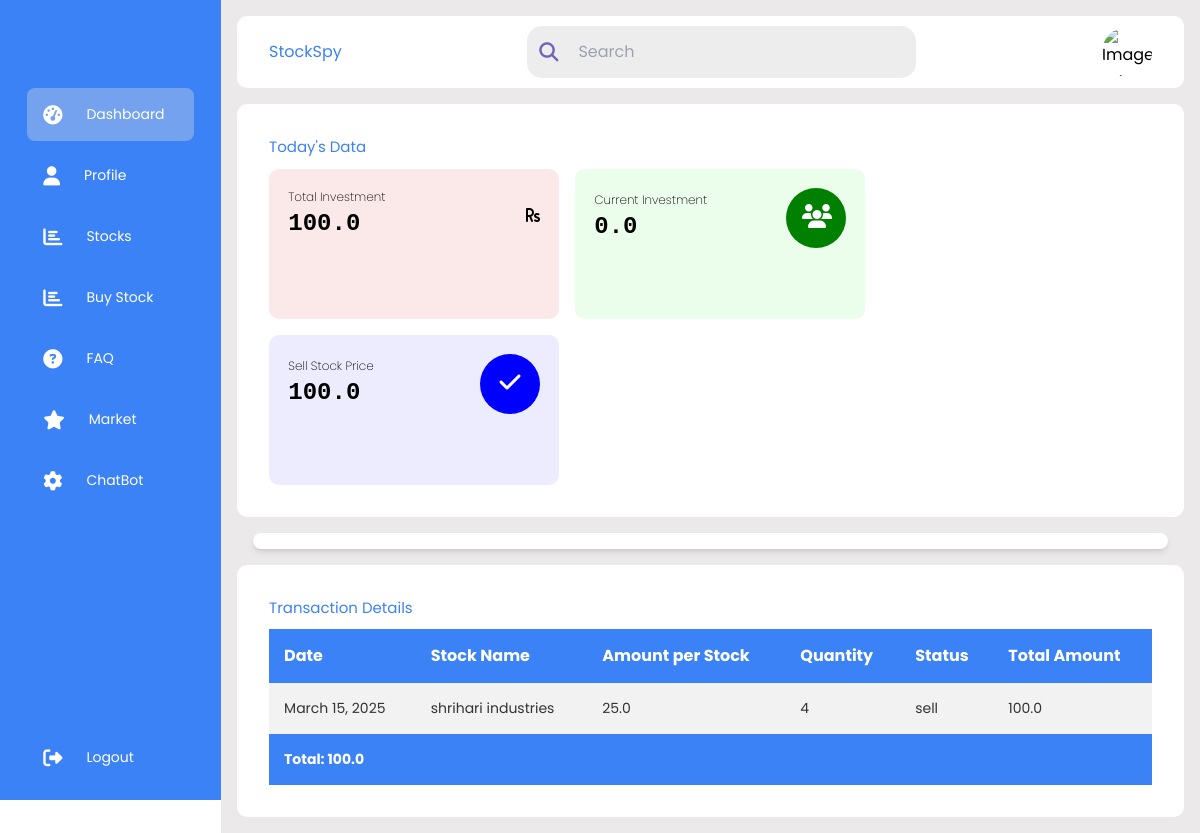
Before: /profile/ with the older database file.
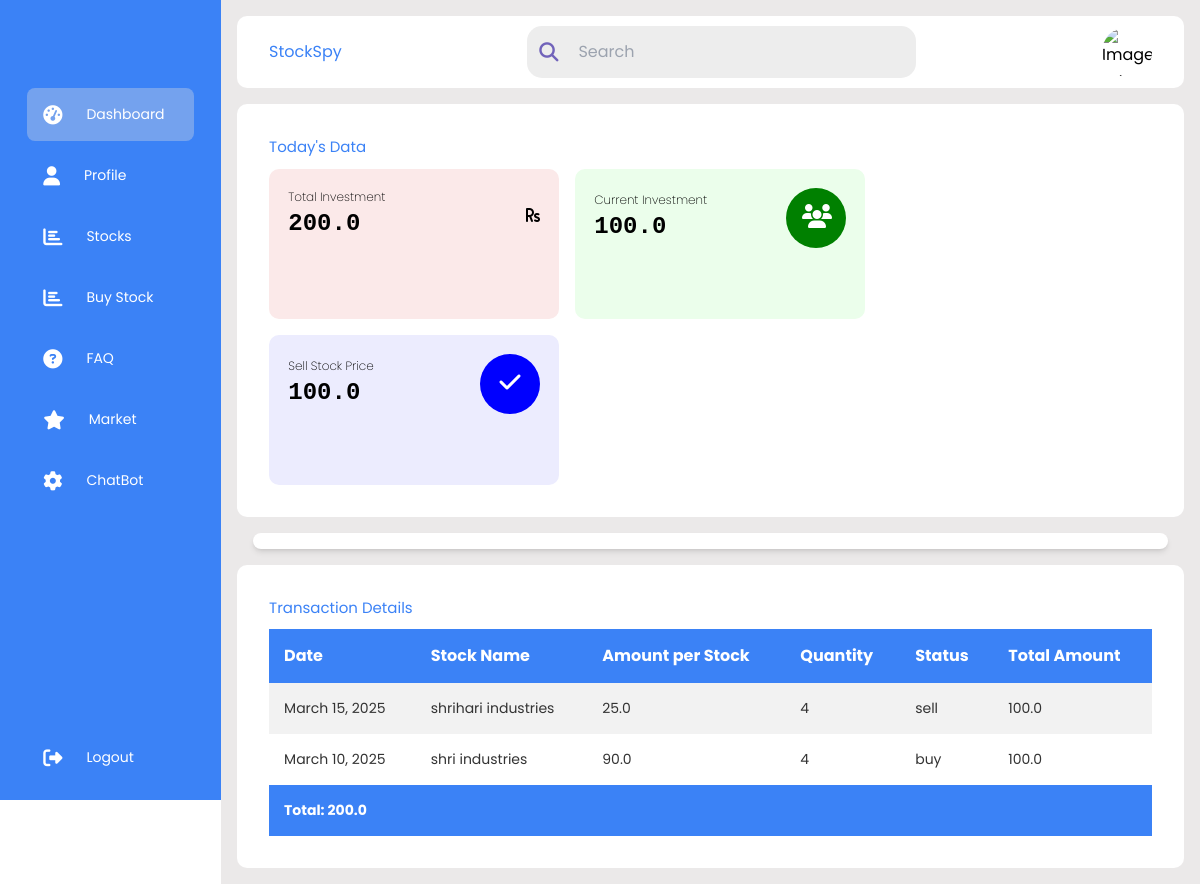
After: the same page with the newer database file.
### stock/models.py (models this page shows)
class transactionhistory(models.Model):
     Date=models.DateField()
     name=models.CharField(max_length=50)
     amount=models.FloatField()
     quantity=models.IntegerField()
     status=models.CharField(max_length=50)
     total_amount=models.FloatField()

### investment_portal/views.py (the view)
# urls.py: path("profile/",views.profile,name='profile'),
def profile(request):
     stocktransdata=transactionhistory.objects.all()
     total=0
     pending_inv=0
     for i in stocktransdata:
          if i.status == 'sell':
               pending_inv+=i.total_amount
          total+=i.total_amount
     completed_inv=total-pending_inv
     data={'total':total,'stocktransdata':stocktransdata,'pending_inv':pending_inv,'completed_inv':completed_inv}
     return render(request,'profile.html',data)

### template/profile.html (shortened to what this page needs)
<!DOCTYPE html>
<html lang="en">
<head>
    <script src="https://cdn.tailwindcss.com"></script>
    <link rel="stylesheet" href="https://cdnjs.cloudflare.com/ajax/libs/font-awesome/6.4.0/css/all.min.css">
</head>
<body>
    {% include 'sidebar.html' %}
    <div class="main--content">
        <div class="header--wrapper">
            <div class="header--title">
                <h2>StockSpy</h2>
            </div>
            <div class="user--info">
                <div class="search--box">
                    <i class="fa-solid fa-search"></i>
                    <input type="text" placeholder="Search">
                </div>
            </div>
            <img src="./image/RG HeadshotPic.jpg" alt="Image by benzoik on Freepik">
        </div>
        <div class="card--container">
            <h3 class="main--title">Today's Data</h3>
            <div class="card--wrapper">
                <div class="payment--card light--red">
                    <div class="card--header">
                        <div class="amount">
                            <span class="title">Total Investment</span>
                            <span class="amount--value">{{ total }}</span>
                        </div>
                        <i class="fas fa-rupee-sign"></i>
                    </div>
                </div>
                <div class="payment--card light--green">
                    <div class="card--header">
                        <div class="amount">
                            <span class="title">Current Investment</span>
                            <span class="amount--value">{{ completed_inv }}</span>
                        </div>
                        <i class="fas fa-users icon dark--green"></i>
                    </div>
                </div>
                <div class="payment--card light--blue">
                    <div class="card--header">
                        <div class="amount">
                            <span class="title">Sell Stock Price</span>
                            <span class="amount--value">{{ pending_inv }}</span>
                        </div>
                        <i class="fa-solid fa-check icon dark--blue"></i>
                    </div>
                </div>
            </div>
        </div>
    <div class="flex m-4 bg-white rounded-lg shadow-md align-center justify-center">
    </div>
        <div class="tabular--wrapper">
            <h3 class="main--title">Transaction Details</h3>
            <div class="table--container">
                <table>
                    <thead>
                        <tr>
                            <th>Date</th>
                            <th>Stock Name</th>
                            <th>Amount per Stock</th>
                            <th>Quantity</th>
                            <th>Status</th>
                            <th>Total Amount</th>
                        </tr>
                    </thead>
                    <tbody>
                        {% if stocktransdata %}
                        {% for i in stocktransdata %}
                        <tr>
                            <td>{{ i.Date }}</td>
                            <td>{{ i.name }}</td>
                            <td>{{ i.amount }}</td>
                            <td>{{ i.quantity }}</td>
                            <td>{{ i.status }}</td>
                            <td>{{ i.total_amount }}</td>
                        </tr>
                        {% endfor %}
                        {% else %}
                        <tr>
                            <td colspan="6">No transaction Done</td>
                        </tr>
                        {% endif %}
                    </tbody>
                    <tfoot>
                        <tr>
                            <td colspan="6">Total: {{ total }}</td>
                        </tr>
                    </tfoot>
                </table>
            </div>
        </div>
</body>
</html>

Changed rows visible on the page:
added transactionhistory: Date "March 10, 2025", name "shri industries", amount "90.0", quantity "4", status "buy", total_amount "100.0"
Other visible differences:
{{ total }}: "100.0" → "200.0"
{{ completed_inv }}: "0.0" → "100.0"
